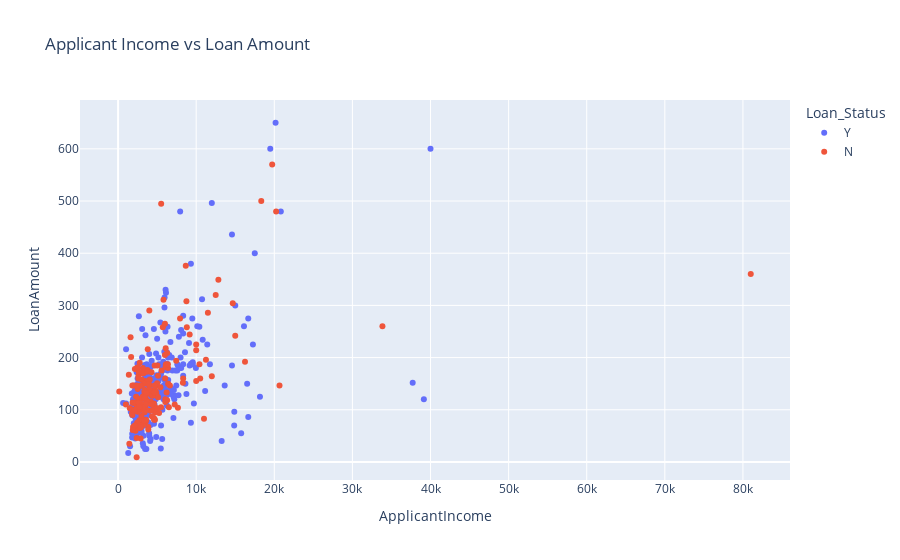

The code cell stored with this chart in its notebook:
### Code cell
# Set up the matplotlib figure
plt.figure(figsize=(20, 15))

# 1. Distribution of Loan Status
plt.subplot(2, 3, 1)
sns.countplot(data=df, x='Loan_Status', palette='Set2')
plt.title('Distribution of Loan Status')

# 2. Distribution of Gender
plt.subplot(2, 3, 2)
sns.countplot(data=df, x='Gender', palette='Set2')
plt.title('Distribution of Gender')

# 3. Distribution of Education
plt.subplot(2, 3, 3)
sns.countplot(data=df, x='Education', palette='Set2')
plt.title('Distribution of Education')

# 4. Distribution of Applicant Income
plt.subplot(2, 3, 4)
sns.histplot(data=df, x='ApplicantIncome', kde=True, bins=30, color='green')
plt.title('Distribution of Applicant Income')

# 5. Distribution of Loan Amount
plt.subplot(2, 3, 5)
sns.histplot(data=df, x='LoanAmount', kde=True, bins=30, color='blue')
plt.title('Distribution of Loan Amount')

# 6. Boxplot of Applicant Income by Education
plt.subplot(2, 3, 6)
sns.boxplot(data=df, x='Education', y='ApplicantIncome', palette='Set2')
plt.title('Applicant Income by Education')

plt.tight_layout()
plt.show()

# Pairplot to visualize relationships between variables
sns.pairplot(df[['ApplicantIncome', 'CoapplicantIncome', 'LoanAmount', 'Loan_Amount_Term', 'Credit_History']], diag_kind='kde')
plt.show()

# Correlation heatmap
plt.figure(figsize=(10, 8))
corr = df[['Dependents', 'ApplicantIncome', 'CoapplicantIncome', 'LoanAmount', 'Loan_Amount_Term', 'Credit_History']].corr()
sns.heatmap(corr, annot=True)
plt.title('Correlation Heatmap')
plt.show()

# Plotly scatter plot for Applicant Income vs Loan Amount colored by Loan Status
fig = px.scatter(df, x='ApplicantIncome', y='LoanAmount', color='Loan_Status', title='Applicant Income vs Loan Amount')
fig.show()

### Figure 1 — Plotly figure (JSON) as saved in the notebook; plotly's stock layout.template omitted (floating-point values rounded to 4 significant figures; data arrays with more than 128 entries replaced by an {"elided": "..."} marker saying what was removed)
{"data": [{"hovertemplate": "Loan_Status=Y<br>ApplicantIncome=%{x}<br>LoanAmount=%{y}<extra></extra>", "legendgroup": "Y", "marker": {"color": "#636efa", "symbol": "circle"}, "mode": "markers", "name": "Y", "orientation": "v", "showlegend": true, "type": "scatter", "x": {"elided": "388 int values"}, "xaxis": "x", "y": {"elided": "388 float values"}, "yaxis": "y"}, {"hovertemplate": "Loan_Status=N<br>ApplicantIncome=%{x}<br>LoanAmount=%{y}<extra></extra>", "legendgroup": "N", "marker": {"color": "#EF553B", "symbol": "circle"}, "mode": "markers", "name": "N", "orientation": "v", "showlegend": true, "type": "scatter", "x": {"elided": "178 int values"}, "xaxis": "x", "y": {"elided": "178 float values"}, "yaxis": "y"}], "layout": {"autosize": true, "legend": {"title": {"text": "Loan_Status"}, "tracegroupgap": 0}, "title": {"text": "Applicant Income vs Loan Amount"}, "xaxis": {"anchor": "y", "autorange": true, "domain": [0, 1], "range": [-4771.0, 85920.0], "title": {"text": "ApplicantIncome"}, "type": "linear"}, "yaxis": {"anchor": "x", "autorange": true, "domain": [0, 1], "range": [-43.9, 702.9], "title": {"text": "LoanAmount"}, "type": "linear"}}}
